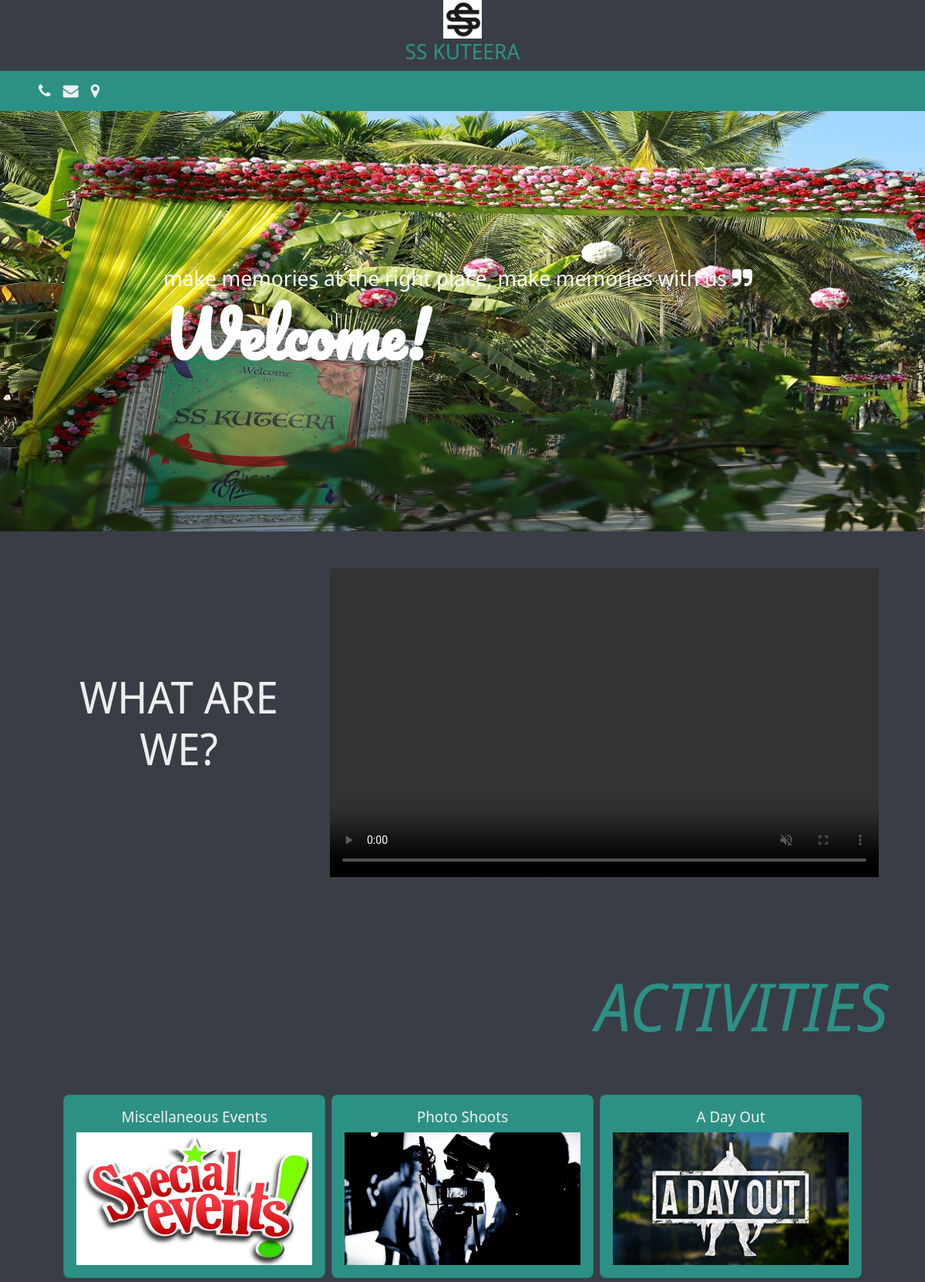
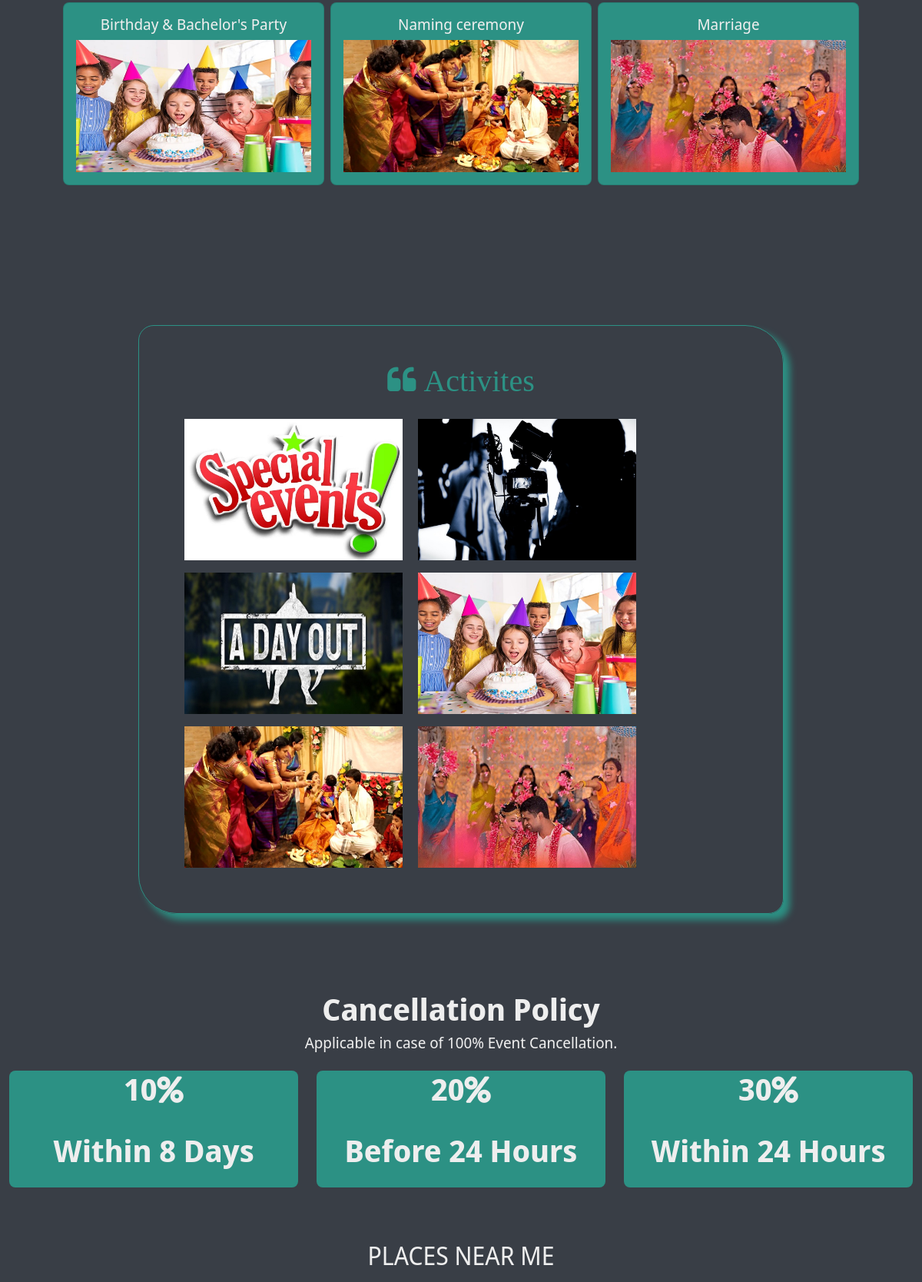
The page / (upper part) on the database its author committed (2 pictures, top to bottom).
### tables this page shows
CREATE TABLE `introimage` (
  `id` int(11) NOT NULL,
  `introimageName` varchar(100) NOT NULL,
  `introImage` varchar(255) NOT NULL,
  `createdat` timestamp NOT NULL DEFAULT current_timestamp() ON UPDATE current_timestamp()
);

CREATE TABLE `introvideo` (
  `id` int(11) NOT NULL,
  `introvideoName` varchar(200) NOT NULL,
  `introVideo` varchar(255) NOT NULL,
  `create_at` timestamp NOT NULL DEFAULT current_timestamp() ON UPDATE current_timestamp()
);

CREATE TABLE `activitesimage` (
  `id` int(11) NOT NULL,
  `activitesimageName` varchar(255) NOT NULL,
  `activitesImage` varchar(255) NOT NULL,
  `createdat` timestamp NOT NULL DEFAULT current_timestamp() ON UPDATE current_timestamp()
);

### index.php (the view, shortened to what this page needs)
<?php
include('config/dbconn.php');
?>
<html>
<head>
<link href="https://cdn.jsdelivr.net/npm/bootstrap@5.0.2/dist/css/bootstrap.min.css" rel="stylesheet">
<link rel="stylesheet" href="https://cdnjs.cloudflare.com/ajax/libs/font-awesome/4.7.0/css/font-awesome.min.css">
<link rel="stylesheet" type="text/css" href="style.css">
<link rel="stylesheet" href="https://cdn.jsdelivr.net/npm/flatpickr/dist/flatpickr.min.css">
</head>
<body>
<div class="text-center">
<a class="navbar-brand " href="#">
      <img src="img/image.png" alt="" width="50" height="50" >
     <h3 style="color:#2c9184;">SS KUTEERA</h3>
</a>
</div>
<nav class="navbar navbar-expand-lg navbar-dark nav-bg">
  <div class="container">
    <div class="collapse navbar-collapse" id="navbarSupportedContent">
      <ul class="navbar-nav me-auto mb-2 mb-lg-0">
        <ul class="navbar-nav ml-auto mt-2 mt-lg-0">
          <li class="nav-item"><a class="nav-link" href="tel:+91 8904771909" data-toggle="tooltip1" title="+91 8904771909">
            <span style="font-size:20px"><i class="fa fa-phone"></i></span>
            </a></li>
          <li class="nav-item"><a class="nav-link" href="mailto:murali890477@gmail.com" data-toggle="tooltip2" title="murali890477@gmail.com">
            <span style="font-size:20px"><i class="fa fa-envelope"></i></span>
            </a></li>
          <li class="nav-item"><a class="nav-link" href="#map-container-google-12" data-toggle="tooltip3" title="5FR2+5XR, Madhure Amanikere, Karnataka 560089">
            <span style="font-size:20px"><i class="fa fa-map-marker"></i></span>
            </a></li>
          </ul>
        </ul>
    </div>
  </div>
</nav>
<?php
  $query = "SELECT * FROM introimage ORDER BY id DESC LIMIT 1";
  $query_run = mysqli_query($conn, $query);
  if(mysqli_num_rows($query_run) > 0){
    while($rows = mysqli_fetch_assoc($query_run)){
      ?>
<div class="container-fluid ylw view hm-yellow-strong" style=" background-image:url('<?php echo 'admin/uploads/'.$rows['introImage']; ?>');  ">
  <div class="container ">
    <h3 class="text-light">
            make memories at the right place, make memories with us
        <span><i class="fa fa-quote-right"></i></span>
            </h3>
    <h1 class="display-1 wel">Welcome!</h1>
  </div>
</div>
<?php
        }
      }
    ?>
<?php
  $query = "SELECT * FROM introvideo ORDER BY id DESC LIMIT 1";
  $query_run = mysqli_query($conn, $query);
  if(mysqli_num_rows($query_run) > 0){
    while($rows = mysqli_fetch_assoc($query_run)){
      ?>
<div class="container-fluid">
  <div class="row mb-2 p-5">
    <div class="col-lg-4  video-text">
      <h1 class="display-4 text-ylw "> WHAT ARE WE? </h1>
    </div>
    <div class="col-lg-8">
      <video  autoplay loop  muted width="100%" height="400px" controls>
              <source src="<?php echo 'admin/uploads/'.$rows['introVideo']; ?>" type="video/mp4" />
            </video>
            <?php
          }
        }
      ?>
    </div>
  </div>
</div>
<div class="container-fluid p-5">
  <div class="row">
    <p class="act">ACTIVITIES</p>
  </div>
  <div class="row">
    <div class="col-lg-12">
      <div class="row" style="margin:30px;" data-bs-toggle="modal" data-bs-target="#exampleModal">
        <?php
              $query = "SELECT * FROM activitesimage ORDER BY id DESC LIMIT 6";
              $query_run = mysqli_query($conn, $query);
              if(mysqli_num_rows($query_run) > 0){
                while($rows = mysqli_fetch_assoc($query_run)){
                  ?>
          <div class="col-lg-4 p-1">
            <div class="card">
              <div class="card-body" >
                <h5 class="card-title" style="text-align: center;"><?php echo $rows['activitesimageName'] ;?></h5>
                <img src="<?php echo "admin/uploads/".$rows['activitesImage'] ;?>" class="activity-img" >
              </div>
            </div>
          </div>
          <?php
                  }
                }
              ?>
      </div>
    </div>
  </div>
</div>
<div class="container-fluid gallery">
  <div id="carouselExampleControls" class="carousel slide " data-bs-ride="carousel">
    <div class="carousel-inner text-center">
      <div class="carousel-item active">
        <div class="gal">
          <table class="g-table">
            <tr>
              <td>
                <h1 class="gal-text d-none d-md-block"><span><i class="fa fa-quote-left"> Activites</i></span> </h1><br>
                <?php
                  $query = "SELECT * FROM activitesimage ORDER BY id DESC LIMIT 6";
                  $query_run = mysqli_query($conn, $query);
                  if(mysqli_num_rows($query_run) > 0){
                    while($rows = mysqli_fetch_assoc($query_run)){
                      ?>
                    <img src="<?php echo "admin/uploads/".$rows['activitesImage'] ;?>"  class="gal-img p-2">
                  <?php
                      }
                    }
                ?>
              </td>
            </tr>
          </table>
        </div>
      </div>
    </div>
    <button class="carousel-control-prev " type="button" data-bs-target="#carouselExampleControls" data-bs-slide="prev">
      <span class="carousel-control-prev " aria-hidden="true"></span>
    </button>
    <button class="carousel-control-next" type="button" data-bs-target="#carouselExampleControls" data-bs-slide="next">
      <span class="carousel-control-next" aria-hidden="true"></span>
    </button>
  </div>
</div>
<div class="container-fluid text-center pro">
  <div class="row mb-3">
    <div class="col-sm-12">
      <div class="">
          <div class="">
              <h1 class="text-ylw"><b>Cancellation Policy</b></h1>
              <h5 class="text-ylw">Applicable in case of 100% Event Cancellation.</h5>
          </div>
      </div>
    </div>
  </div>
  <div class="row">
      <div class="col-sm-4">
          <div class="card card-pro">
              <div class="card-title">
                <h1 class="text-ylw ii"><b>10</b><i class="fa fa-percent"></i></h1>
              </div>
              <div class="card-body">
                  <h1><b>Within 8 Days</b></h1>
              </div>
          </div>
      </div>
      <div class="col-sm-4">
          <div class="card card-pro">
              <div class="card-title">
                <h1 class="text-ylw ii"><b>20</b><i class="fa fa-percent"></i></h1>
              </div>
              <div class="card-body">
                  <h1><b>Before 24 Hours</b></h1>
              </div>
          </div>
      </div>
      <div class="col-sm-4">
          <div class="card card-pro">
              <div class="card-title">
                <h1 class="text-ylw ii"><b>30</b><i class="fa fa-percent"></i></h1>
              </div>
              <div class="card-body">
                  <h1><b>Within 24 Hours</b></h1>
              </div>
          </div>
      </div>
  </div>
</div>
<div class="container-fluid mb-4 placc text-center">
  <div class="row" >
  <h2 class="">PLACES NEAR ME</h2>
  </div>
  <div class="row justify-content-center row-cols-sm-2 row-cols-md-3 row-cols-lg-4 row-cols-xl-5">
  </div>
</div>
</body>
</html>

### style.css (style rules this page uses)
body { margin: 0; font-family: 'Noto Sans Display', sans-serif; background-color: #393E46; color:#EEEEEE; }
.activity-img { width: 100%; height: 100%; }
.video-text { display: block; position: relative; transform: preserve-3d; }
.video-text h1 { position: relative; top:50%; transform: translateY(-50%); text-align: center; }
.gal-img { width: 300px; height: 200px; }
.card-pro { border:none; }
.gal { margin:auto; }
.gal-text { margin:auto; color:#2c9184; text-align: center; }
.g-table { display:inline-table; }
.gallery { width:70%; border:1px solid #2c9184; padding:50px; margin-top:100px; margin-bottom:100px; border-radius: 20px 50px 20px 50px; box-shadow: 8px 8px 10px #2c9184; }
.placc { padding:70px; }
body { margin: 0; }
.ylw { padding:200px; background-image:url("img/cov.jpg"); background-repeat:no-repeat; background-size:cover; }
.wel { font-weight:bolder; font-family: 'Pacifico', cursive; color:white; }
.ii { font-size:40px; }
.pro { margin-top:30px; }
.text-ylw { color:#EEEEEE; }
.act { font-size:85px; color:#2c9184; text-align: right; font-weight: 500; font-style: italic; }
a { color:#2c9184; text-decoration:none; }
.card { background-color:#2c9184; border-radius:.50rem; }
.nav-bg { background-color:#2c9184; }
.navbar-dark .navbar-nav .nav-link { color: #EEEEEE; }

### rows shown on the page
introimage: introImage (picture)
activitesimage: activitesimageName "Miscellaneous Events", activitesImage (picture)
activitesimage: activitesimageName "Photo Shoots", activitesImage (picture)
activitesimage: activitesimageName "A Day Out", activitesImage (picture)
activitesimage: activitesimageName "Birthday & Bachelor's Party", activitesImage (picture)
activitesimage: activitesimageName "Naming ceremony", activitesImage (picture)
activitesimage: activitesimageName "Marriage", activitesImage (picture)
